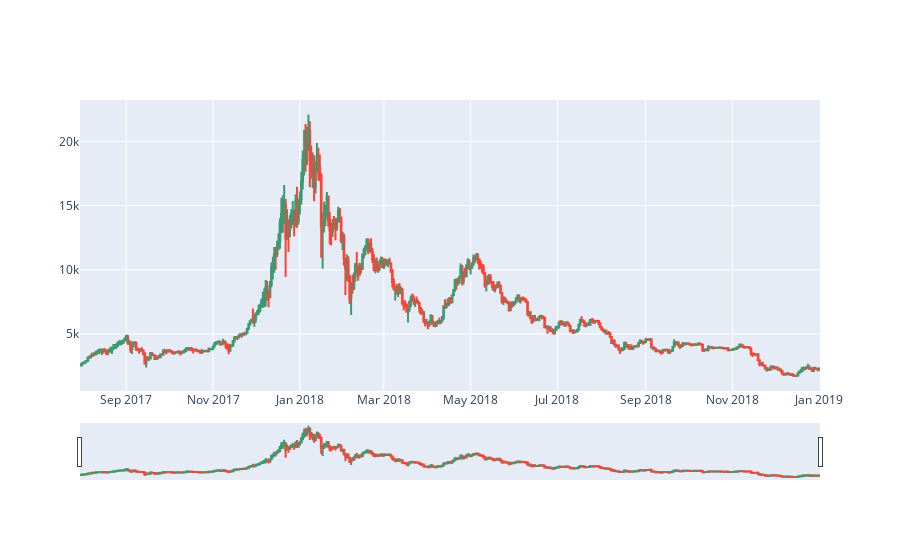

The cell this chart's notebook holds for it:
### Code cell
def photo_1():

    df = pd.read_csv('CCI30_Avg.csv')

    fig = go.Figure(data=[go.Candlestick(x=df['Date'],
                    open=df['Open'],
                    high=df['High'],
                    low=df['Low'],
                    close=df['Close'])])
    return fig
photo_1()

### Figure 1 — Plotly figure (JSON) as saved in the notebook; plotly's stock layout.template omitted (floating-point values rounded to 4 significant figures; data arrays with more than 128 entries replaced by an {"elided": "..."} marker saying what was removed)
{"data": [{"close": {"elided": "520 float values"}, "high": {"elided": "520 float values"}, "low": {"elided": "520 float values"}, "open": {"elided": "520 float values"}, "type": "candlestick", "x": {"elided": "520 str values"}}], "layout": {}}
